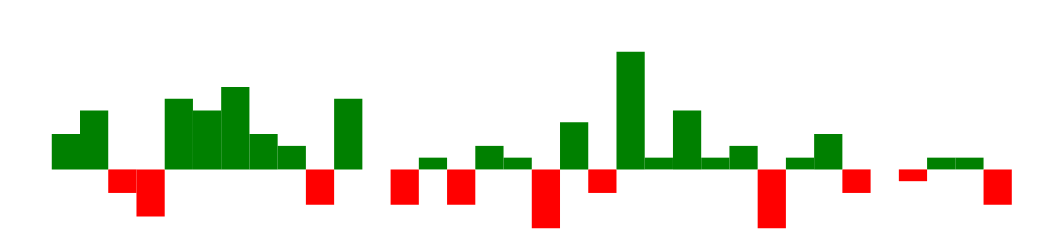

Here is the Vega-Lite specification saved for this chart:
### Vega specification from a JSON file in a GitHub repository (floating-point values rounded to 4 significant figures)
{"$schema": "https://vega.github.io/schema/vega/v5.json", "width": 225, "height": 40, "padding": 0, "data": [{"name": "table", "values": [{"game": "g1", "diff": 3}, {"game": "g2", "diff": 5}, {"game": "g3", "diff": -2}, {"game": "g4", "diff": -4}, {"game": "g5", "diff": 6}, {"game": "g6", "diff": 5}, {"game": "g7", "diff": 7}, {"game": "g8", "diff": 3}, {"game": "g9", "diff": 2}, {"game": "g10", "diff": -3}, {"game": "g11", "diff": 6}, {"game": "g12", "diff": 0}, {"game": "g13", "diff": -3}, {"game": "g14", "diff": 1}, {"game": "g15", "diff": -3}, {"game": "g16", "diff": 2}, {"game": "g17", "diff": 1}, {"game": "g18", "diff": -5}, {"game": "g19", "diff": 4}, {"game": "g20", "diff": -2}, {"game": "g21", "diff": 10}, {"game": "g22", "diff": 1}, {"game": "g23", "diff": 5}, {"game": "g24", "diff": 1}, {"game": "g25", "diff": 2}, {"game": "g26", "diff": -5}, {"game": "g27", "diff": 1}, {"game": "g28", "diff": 3}, {"game": "g29", "diff": -2}, {"game": "g30", "diff": 0}, {"game": "g31", "diff": -1}, {"game": "g32", "diff": 1}, {"game": "g33", "diff": 1}, {"game": "g34", "diff": -3}]}], "signals": [{"name": "tooltip", "value": {}, "on": [{"events": "rect:mouseover", "update": "datum"}, {"events": "rect:mouseout", "update": "{}"}]}], "scales": [{"name": "xscale", "type": "band", "domain": {"data": "table", "field": "game"}, "range": "width", "padding": 0.05, "round": true}, {"name": "yscale", "domain": {"data": "table", "field": "diff"}, "nice": true, "range": "height"}], "axes": [{"orient": "bottom", "scale": "xscale", "labels": false, "ticks": false}, {"orient": "right", "scale": "yscale", "labels": false, "ticks": false}], "marks": [{"type": "rect", "from": {"data": "table"}, "encode": {"enter": {"x": {"scale": "xscale", "field": "game"}, "width": {"scale": "xscale", "band": 1}, "y": {"scale": "yscale", "field": "diff"}, "y2": {"scale": "yscale", "value": 0}, "fill": [{"test": "datum.diff > 0", "value": "green"}, {"value": "red"}]}, "update": {"fill": [{"test": "datum.diff > 0", "value": "green"}, {"value": "red"}]}, "hover": {"fill": {"value": "black"}}}}, {"type": "text", "encode": {"enter": {"align": {"value": "center"}, "baseline": {"value": "bottom"}, "fill": {"value": "#333"}}, "update": {"x": {"scale": "xscale", "signal": "tooltip.game", "band": 0.5}, "y": {"scale": "yscale", "signal": "tooltip.diff", "offset": 0.05}, "text": {"signal": "tooltip.diff"}, "fillOpacity": [{"test": "datum === tooltip", "value": 0}, {"value": 1}]}}}], "config": {}}
